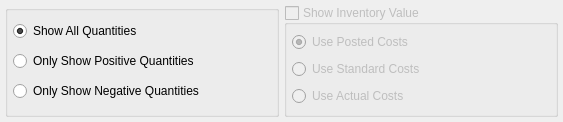
<?xml version="1.0" encoding="UTF-8"?>
<ui version="4.0">
 <comment>This file is part of the xTuple ERP: PostBooks Edition, a free and
open source Enterprise Resource Planning software suite,
Copyright (c) 1999-2018 by OpenMFG LLC, d/b/a xTuple.
It is licensed to you under the Common Public Attribution License
version 1.0, the full text of which (including xTuple-specific Exhibits)
is available at www.xtuple.com/CPAL.  By using this software, you agree
to be bound by its terms.</comment>
 <class>dspQOH</class>
 <widget class="QWidget" name="dspQOH">
  <property name="geometry">
   <rect>
    <x>0</x>
    <y>0</y>
    <width>563</width>
    <height>122</height>
   </rect>
  </property>
  <property name="windowTitle">
   <string>Quantities on Hand</string>
  </property>
  <layout class="QGridLayout" name="gridLayout">
   <item row="0" column="0">
    <widget class="QGroupBox" name="_showGroup">
     <property name="title">
      <string/>
     </property>
     <layout class="QVBoxLayout">
      <item>
       <widget class="QRadioButton" name="_showAll">
        <property name="text">
         <string>Show All Quantities</string>
        </property>
        <property name="checked">
         <bool>true</bool>
        </property>
       </widget>
      </item>
      <item>
       <widget class="QRadioButton" name="_showPositive">
        <property name="text">
         <string>Only Show Positive Quantities</string>
        </property>
       </widget>
      </item>
      <item>
       <widget class="QRadioButton" name="_showNegative">
        <property name="text">
         <string>Only Show Negative Quantities</string>
        </property>
       </widget>
      </item>
     </layout>
    </widget>
   </item>
   <item row="0" column="1">
    <widget class="QGroupBox" name="_showValue">
     <property name="enabled">
      <bool>false</bool>
     </property>
     <property name="title">
      <string>Show Inventory Value</string>
     </property>
     <property name="checkable">
      <bool>true</bool>
     </property>
     <property name="checked">
      <bool>false</bool>
     </property>
     <layout class="QVBoxLayout">
      <item>
       <widget class="QRadioButton" name="_usePostedCosts">
        <property name="text">
         <string>Use Posted Costs</string>
        </property>
        <property name="checked">
         <bool>true</bool>
        </property>
       </widget>
      </item>
      <item>
       <widget class="QRadioButton" name="_useStandardCosts">
        <property name="text">
         <string>Use Standard Costs</string>
        </property>
       </widget>
      </item>
      <item>
       <widget class="QRadioButton" name="_useActualCosts">
        <property name="text">
         <string>Use Actual Costs</string>
        </property>
       </widget>
      </item>
     </layout>
    </widget>
   </item>
  </layout>
 </widget>
 <layoutdefault spacing="5" margin="5"/>
 <tabstops>
  <tabstop>_showAll</tabstop>
  <tabstop>_showPositive</tabstop>
  <tabstop>_showNegative</tabstop>
  <tabstop>_usePostedCosts</tabstop>
  <tabstop>_useStandardCosts</tabstop>
  <tabstop>_useActualCosts</tabstop>
 </tabstops>
 <resources/>
 <connections/>
</ui>
